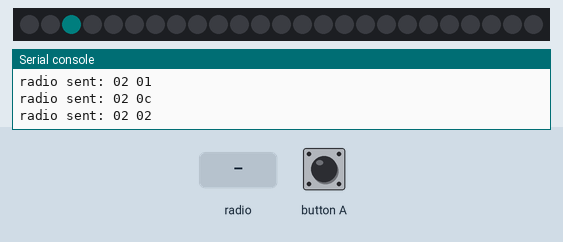
Simulated run of this program. Board: BBC micro:bit running MicroPython. On the bench: 25 RGB LEDs in strip order, left to right, the last lines printed to the serial console. The inputs (shaded band) are chosen by the test bench. Dim RGB values are drawn brighter than linear; random numbers come from a fixed seed; no radio messages arrive unless stated (any console line starting 'radio sent:' is added by the test bench).

Above: at 1.45 s.
1.5 s: button A pressed for 0.15 s
At 2.07 s:
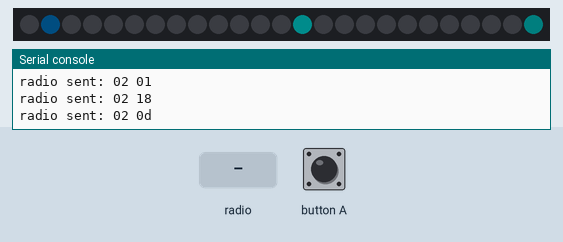
2.2 s: radio message "0" arrives
At 3.64 s:
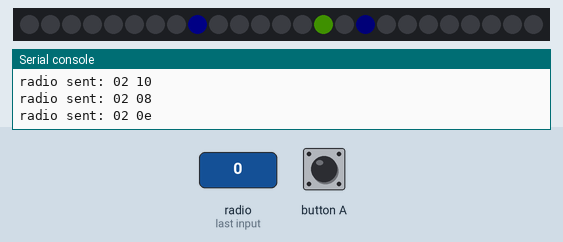
4.1 s: button A pressed for 0.15 s
At 4.21 s:
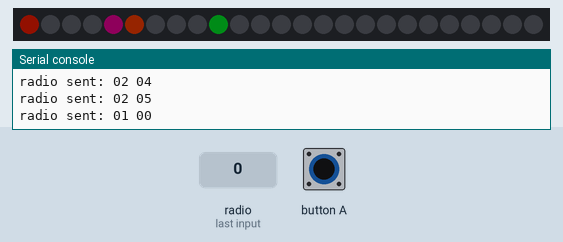
4.8 s: button A pressed for 1 s
At 6.39 s:
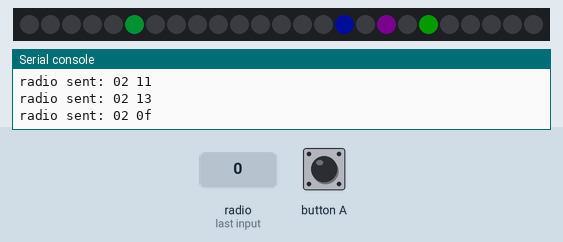
6.4 s: radio message "1" arrives
At 7.1 s:
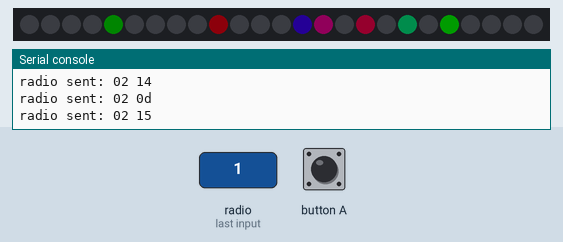
8.5 s: button A pressed for 3.2 s
At 10.3 s:
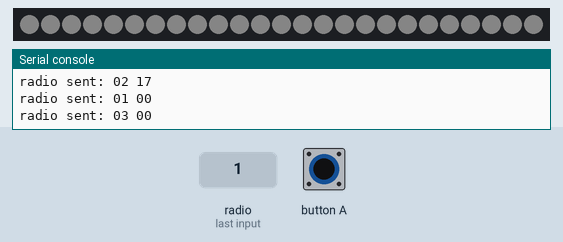

Measured:
- what the display in image 6 shows lasts 1.0 s, from 9.5 s to 10.5 s

The program:

fireflies_sync_neopixels_converge.py
```python
# Fireflies
from microbit import button_a, sleep, running_time, pin0
import random
import radio
import neopixel

_FF_CNT = 25

BLINK_INTERVAL = 5000
BLINK_ON_TIME = 200
BLINK_FADE_STEP = 50

MAX_BRIGHT = 9
_MAX_COLOR = 120

TIMER_NUDGE = 0.02
RESTART_COUNT = 60
RADIO_NOTIFY_COUNT = 5

BLINK_ON_MAX = (BLINK_ON_TIME + MAX_BRIGHT * BLINK_FADE_STEP)

RP_HELLO   = 0
RP_RANDOM  = 1
RP_BLINK   = 2
RP_ALLON   = 3

#_TS = 0
_TMR = 1
_LED = 2

gFF = [[0, 0, 0] for f in range(_FF_CNT)]
gData = bytearray(_FF_CNT*2)
gImage = neopixel.NeoPixel(pin0, _FF_CNT)
gCycleCount = 0
gClr = 0


def ffRandomize():
    global gImage, gFF, gData, gCycleCount, gClr
    gCycleCount = 0
    gClr = random.randint(0, _MAX_COLOR)
    for k in range(_FF_CNT):
        gFF[k][_TMR]  = random.randint(0, BLINK_INTERVAL)
        gFF[k][_LED]  = BLINK_ON_MAX
        gData[k] = 0
        gData[_FF_CNT + k] = random.randint(0, _MAX_COLOR)
        gImage[k] = (0, 0, 0)

def ffFlashed(f):
    global gFF, gClr, gData
    for k in [(f - 2) % _FF_CNT, (f - 1) % _FF_CNT, (f + 1) % _FF_CNT, (f + 2) % _FF_CNT]:
        if gFF[k][_TMR] > 0 and gFF[k][_TMR] < BLINK_INTERVAL:
            gFF[k][_TMR] -= int((BLINK_INTERVAL - gFF[k][_TMR]) * TIMER_NUDGE)
            if gFF[k][_TMR] < 0:
                gFF[k][_TMR] = 0

def ffShowFF():
    for f in range(_FF_CNT):
        gImage[f] = (gData[f] * 3, gData[f] * 3, 0)
    gImage.show()

def ffShowMsg(m):
    if m == RP_HELLO:
        clr = (0, 0, 12)
    elif m == RP_RANDOM:
        clr = (8, 0, 0)
    elif m == RP_ALLON:
        clr = (8, 8, 8)
    else:
        clr = (0, 0, 0)

    for f in range(_FF_CNT):
        gImage[f] = clr
    gImage.show()

def ffSend(cmd, param = 0):
    radio.send_bytes(bytearray([cmd, param]))

for f in range(_FF_CNT):
    gFF[f][0] = running_time()
ffRandomize()

f = 0
pushUpdate = False
counter = 0
notifyCount = 0

radio.on()
radio.config(address = 0x46466c79)  # FFly
radio.config(length = 3)
radio.config(queue = 8)

ffSend(RP_HELLO)
ffShowMsg(RP_HELLO)
sleep(250)
ffShowFF()

while True:
    counter = (counter + 1) % _FF_CNT
    if counter == 0:
        notifyCount = 0

    if gCycleCount >= RESTART_COUNT:
        ffRandomize()
        ffSend(RP_RANDOM)
        ffShowMsg(RP_RANDOM)
        sleep(250)
        ffShowFF()

    f = (f + 1) % _FF_CNT

    update = False

    elapsedTime = running_time() - gFF[f][0]
    if elapsedTime < 0:
        elapsedTime = 0
    gFF[f][0] = running_time()

    gFF[f][_TMR] -= elapsedTime

    if gFF[f][_TMR] <= 0:
        while gFF[f][_TMR] <= 0:
            gFF[f][_TMR] += BLINK_INTERVAL

        if gData[f] == 0:
            gFF[f][_LED] = 0
            gData[f] = MAX_BRIGHT
            update = True

        ffFlashed(f)

        d = gClr - gData[_FF_CNT + f]
        if d > -30 and d < 0:
            d = -30
        elif d < 30 and d > 0:
            d = 30
        gData[_FF_CNT + f] = (gData[_FF_CNT + f] + d//30) % _MAX_COLOR

        if notifyCount < RADIO_NOTIFY_COUNT:
            ffSend(RP_BLINK, f)
            notifyCount += 1

        if f == 0:
            gCycleCount += 1

    if gFF[f][_LED] < BLINK_ON_MAX:
        gFF[f][_LED] += elapsedTime
        tmr = gFF[f][_LED]
        if tmr <= 0 or tmr >= BLINK_ON_MAX:
            br = 0
        elif tmr < BLINK_ON_TIME:
            br = MAX_BRIGHT
        else:
            br = MAX_BRIGHT - (tmr - BLINK_ON_TIME) // BLINK_FADE_STEP
        if br < 0:
            br = 0
        elif br > MAX_BRIGHT:
            br = MAX_BRIGHT
        if gData[f] != br:
            gData[f] = br
            update = True

    if update:
        br = gData[f]
        c  = gData[_FF_CNT + f]
        if c < 40:
            r = 40 - c
            g = 0
            b = c
        elif c < 80:
            r = 0
            g = c - 40
            b = 80 - c
        else:
            r = c - 80
            g = 120 - c
            b = 0
        gImage[f] = (br*3*r//40, br*3*g//40, br*3*b//40)
        pushUpdate = True

    if pushUpdate and counter == 0:
        gImage.show()
        pushUpdate = False

    if button_a.was_pressed():
        ffRandomize()
        ffSend(RP_RANDOM)
        i = 10
        while (i > 0) and button_a.is_pressed():
            i -= 1
            sleep(100)
        if button_a.is_pressed():
            ffSend(RP_ALLON)
            ffShowMsg(RP_ALLON)
            sleep(1000)
            ffShowFF()

    msg = radio.receive_bytes()
    if msg != None and len(msg) >= 2:
        cmd = msg[0]
        if (cmd == RP_RANDOM):
            ffRandomize()
            ffShowMsg(RP_RANDOM)
            sleep(250)
            ffShowFF()
        elif (cmd == RP_ALLON):
            ffShowMsg(RP_ALLON)
            sleep(1000)
            ffShowFF()
        elif (cmd == RP_BLINK):
            param = msg[1]
            ffFlashed(param)
        elif (cmd == RP_HELLO):
            ffShowMsg(RP_HELLO)
            sleep(250)
            ffShowFF()
```
